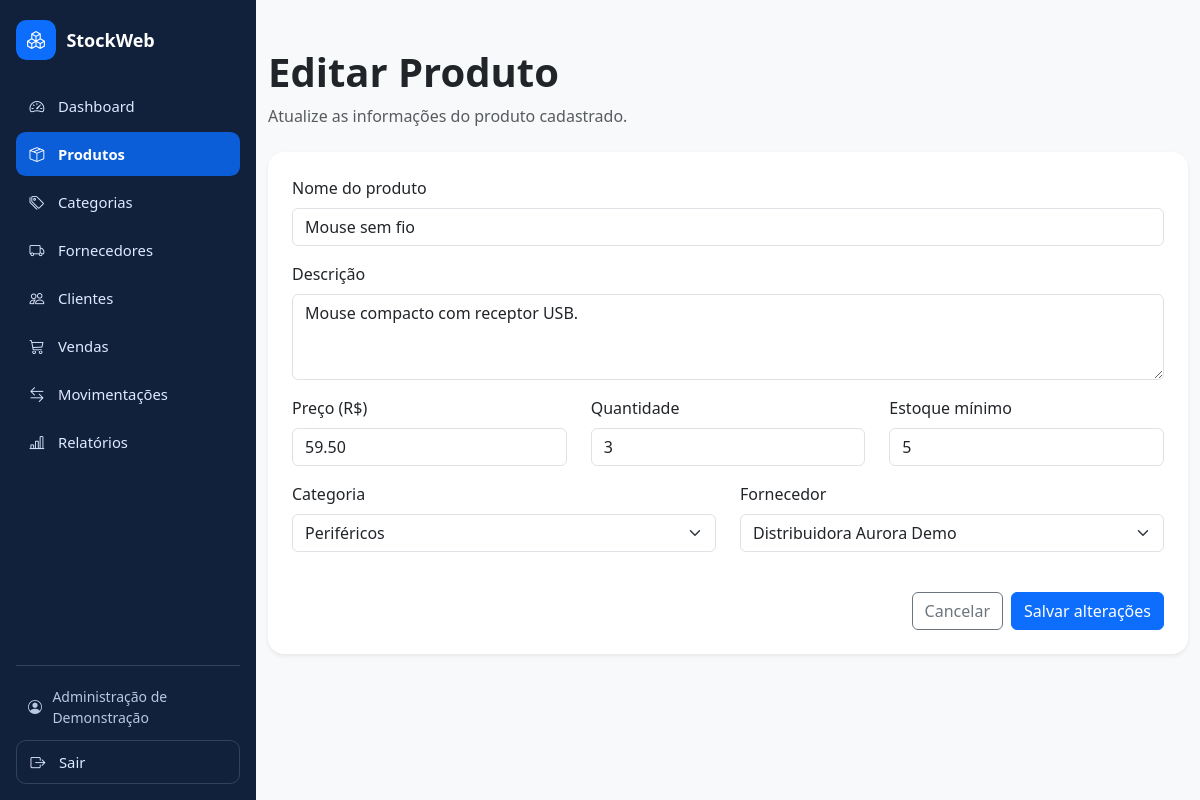
/produto_editar.php?id=9 (signed in), run on the app's committed database.
### tables this page shows
CREATE TABLE `produtos` (
  `id` int NOT NULL AUTO_INCREMENT,
  `nome` varchar(150) NOT NULL,
  `descricao` text,
  `preco` decimal(10,2) NOT NULL,
  `quantidade` int NOT NULL DEFAULT '0',
  `estoque_minimo` int NOT NULL DEFAULT '5',
  `categoria_id` int NOT NULL,
  `fornecedor_id` int NOT NULL,
  `ativo` tinyint(1) NOT NULL DEFAULT '1',
  PRIMARY KEY (`id`),
  KEY `fk_produto_categoria` (`categoria_id`),
  KEY `fk_produto_fornecedor` (`fornecedor_id`),
  CONSTRAINT `fk_produto_categoria` FOREIGN KEY (`categoria_id`) REFERENCES `categorias` (`id`),
  CONSTRAINT `fk_produto_fornecedor` FOREIGN KEY (`fornecedor_id`) REFERENCES `fornecedores` (`id`),
  CONSTRAINT `chk_produto_preco` CHECK ((`preco` >= 0)),
  CONSTRAINT `chk_produto_quantidade` CHECK ((`quantidade` >= 0))
);

CREATE TABLE `categorias` (
  `id` int NOT NULL AUTO_INCREMENT,
  `nome` varchar(100) NOT NULL,
  `descricao` text,
  PRIMARY KEY (`id`),
  UNIQUE KEY `nome` (`nome`)
);

CREATE TABLE `fornecedores` (
  `id` int NOT NULL AUTO_INCREMENT,
  `nome` varchar(150) NOT NULL,
  `cnpj` varchar(14) NOT NULL,
  `email` varchar(150) DEFAULT NULL,
  `telefone` varchar(20) DEFAULT NULL,
  PRIMARY KEY (`id`),
  UNIQUE KEY `cnpj` (`cnpj`)
);

### public/produto_editar.php (the view, shortened to what this page needs)
<?php
require_once '/var/www/stockweb/config/database.php';
function e($valor) {
    return htmlspecialchars((string) $valor, ENT_QUOTES, 'UTF-8');
}
$id = filter_input(INPUT_GET, 'id', FILTER_VALIDATE_INT);
$stmt = $pdo->prepare("SELECT * FROM produtos WHERE id = ?");
$stmt->execute([$id]);
$produto = $stmt->fetch(PDO::FETCH_ASSOC);
$categorias = $pdo->query(
    "SELECT id, nome FROM categorias ORDER BY nome"
)->fetchAll(PDO::FETCH_ASSOC);
$fornecedores = $pdo->query(
    "SELECT id, nome FROM fornecedores ORDER BY nome"
)->fetchAll(PDO::FETCH_ASSOC);
require_once '/var/www/stockweb/includes/layout.php';
?>
<!DOCTYPE html>
<html lang="pt-BR">
<head>
    <link
        href="https://cdn.jsdelivr.net/npm/bootstrap@5.3.3/dist/css/bootstrap.min.css"
        rel="stylesheet"
    >
</head>
<body class="bg-light">
<main class="container py-5">
    <div class="mb-4">
        <h1 class="fw-bold">Editar Produto</h1>
        <p class="text-muted">
            Atualize as informações do produto cadastrado.
        </p>
    </div>
    <div class="card shadow-sm border-0 rounded-4">
        <div class="card-body p-4">
            <form action="produto_atualizar.php" method="POST">
                <div class="mb-3">
                    <label for="nome" class="form-label">
                        Nome do produto
                    </label>
                    <input
                        type="text"
                        id="nome"
                        name="nome"
                        class="form-control"
                        maxlength="150"
                        value="<?= e($produto['nome']) ?>"
                        required
                    >
                </div>
                <div class="mb-3">
                    <label for="descricao" class="form-label">
                        Descrição
                    </label>
                    <textarea
                        id="descricao"
                        name="descricao"
                        class="form-control"
                        rows="3"
                    ><?= e($produto['descricao'] ?? '') ?></textarea>
                </div>
                <div class="row">
                    <div class="col-md-4 mb-3">
                        <label for="preco" class="form-label">
                            Preço (R$)
                        </label>
                        <input
                            type="number"
                            id="preco"
                            name="preco"
                            class="form-control"
                            min="0"
                            max="99999999.99"
                            step="0.01"
                            value="<?= e($produto['preco']) ?>"
                            required
                        >
                    </div>
                    <div class="col-md-4 mb-3">
                        <label for="quantidade" class="form-label">
                            Quantidade
                        </label>
                        <input
                            type="number"
                            id="quantidade"
                            name="quantidade"
                            class="form-control"
                            min="0"
                            step="1"
                            value="<?= (int) $produto['quantidade'] ?>"
                            required
                        >
                    </div>
                    <div class="col-md-4 mb-3">
                        <label for="estoque_minimo" class="form-label">
                            Estoque mínimo
                        </label>
                        <input
                            type="number"
                            id="estoque_minimo"
                            name="estoque_minimo"
                            class="form-control"
                            min="0"
                            step="1"
                            value="<?= (int) $produto['estoque_minimo'] ?>"
                            required
                        >
                    </div>
                </div>
                <div class="row">
                    <div class="col-md-6 mb-3">
                        <label for="categoria_id" class="form-label">
                            Categoria
                        </label>
                        <select
                            id="categoria_id"
                            name="categoria_id"
                            class="form-select"
                            required
                        >
                            <?php foreach ($categorias as $categoria): ?>
                                <option
                                    value="<?= (int) $categoria['id'] ?>"
                                    <?= (int) $categoria['id'] === (int) $produto['categoria_id'] ? 'selected' : '' ?>
                                >
                                    <?= e($categoria['nome']) ?>
                                </option>
                            <?php endforeach; ?>
                        </select>
                    </div>
                    <div class="col-md-6 mb-3">
                        <label for="fornecedor_id" class="form-label">
                            Fornecedor
                        </label>
                        <select
                            id="fornecedor_id"
                            name="fornecedor_id"
                            class="form-select"
                            required
                        >
                            <?php foreach ($fornecedores as $fornecedor): ?>
                                <option
                                    value="<?= (int) $fornecedor['id'] ?>"
                                    <?= (int) $fornecedor['id'] === (int) $produto['fornecedor_id'] ? 'selected' : '' ?>
                                >
                                    <?= e($fornecedor['nome']) ?>
                                </option>
                            <?php endforeach; ?>
                        </select>
                    </div>
                </div>
                <div class="d-flex justify-content-end gap-2 mt-4">
                    <a href="produtos.php" class="btn btn-outline-secondary">
                        Cancelar
                    </a>
                    <button type="submit" class="btn btn-primary">
                        Salvar alterações
                    </button>
                </div>
            </form>
        </div>
    </div>
</main>
</body>
</html>

### public/assets/css/sidebar.css (style rules this page uses)
:root { --stockweb-sidebar-width: 16rem; --stockweb-sidebar-bg: #11213c; --stockweb-sidebar-border: #31435f; --stockweb-sidebar-accent: #0d6efd; }

### data on the page
produtos: nome "Mouse sem fio", descricao "Mouse compacto com receptor USB.", preco "59.50", quantidade "3", estoque_minimo "5", categoria_id "Periféricos", fornecedor_id "Distribuidora Aurora Demo"

### other printed values
$rotulo "Dashboard"
$rotulo "Produtos"
$rotulo "Categorias"
$rotulo "Fornecedores"
$rotulo "Clientes"
$rotulo "Vendas"
$rotulo "Movimentações"
$rotulo "Relatórios"
$nomeUsuario "Administração de Demonstração"
